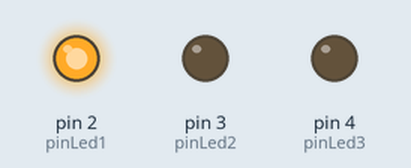
Bench run of a sketch on a simulated Arduino Uno, built with avr-gcc and run on an emulated ATmega328P. Shown: output pins drawn as LEDs (lit = HIGH).

Above: at 0.05 s.
At 1.45 s:
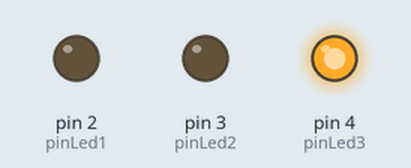
At 2.85 s:
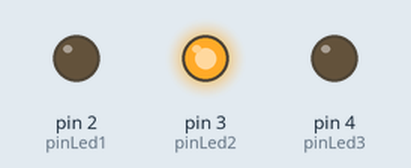
Timing chart, 0 to 3.1 s (numbered marks = the images above):
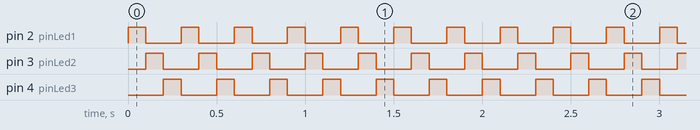

The sketch:

MultiLED.ino
```cpp
// deklarasi pin
int pinLed1 = 2;
int pinLed2 = 3;
int pinLed3 = 4;

void setup() {
  pinMode(pinLed1, OUTPUT);
  pinMode(pinLed2, OUTPUT);
  pinMode(pinLed3, OUTPUT);
}

void loop() {
  digitalWrite(pinLed1, HIGH);
  digitalWrite(pinLed2, LOW);
  digitalWrite(pinLed3, LOW);
  delay(100);
  digitalWrite(pinLed1, LOW);
  digitalWrite(pinLed2, HIGH);
  digitalWrite(pinLed3, LOW);
  delay(100);
  digitalWrite(pinLed1, LOW);
  digitalWrite(pinLed2, LOW);
  digitalWrite(pinLed3, HIGH);
  delay(100);
}
```

Measured:
- by itself, pin 2 (pinLed1), pin 3 (pinLed2), pin 4 (pinLed3): alternates HIGH for 0.10 s and LOW for 0.20 s
